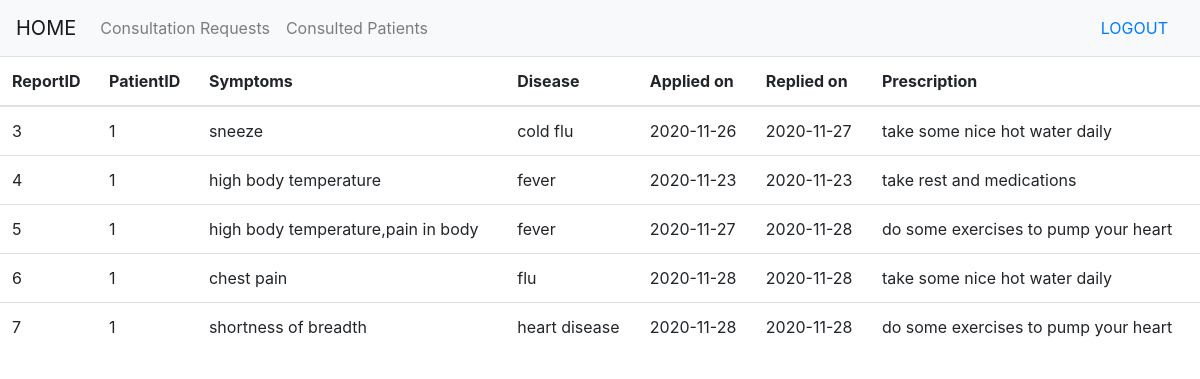
/doctor/consultationReplyList (signed in), run on an earlier commit of the app's database.
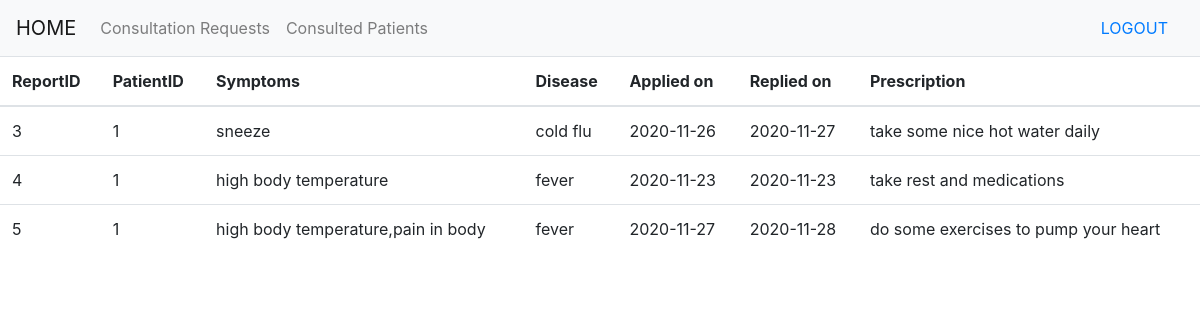
And on a later commit of the database.
### app.py (models this page shows, shortened)
class healthRecord(Base):
    __tablename__='healthRecord'
    hid=Column(Integer,primary_key=True)
    uid=Column(Integer, nullable=False)
    did=Column(Integer,nullable=True)
    symptoms=Column(String(100),nullable=False)
    diseases=Column(String(100),nullable=True)
    consultationdate=Column(Date,nullable=True)
    consultateddate=Column(Date,nullable=True)
    prescription=Column(String(100),nullable=True)
    consultationstatus=Column(String(10))

### app.py (the view, shortened to what this page needs)
@app.route("/doctor/consultationReplyList",methods=["POST","GET"])
def consultationReplyList():
    query1 = dbsession.query(healthRecord).filter(healthRecord.did==session['doctor'],healthRecord.consultationstatus=="seen")
    return render_template("consultationReplyList.html",query=query1)

### templates/consultationReplyList.html
{% extends "doctorBase.html" %}
{% block content %}
<table class="table">
   <thead>
   <tr>
       <th scope="col">ReportID</th>
       <th scope="col">PatientID</th>
       <th scope="col">Symptoms</th>
       <th scope="col">Disease</th>
       <th scope="col">Applied on</th>
       <th scope="col">Replied on</th>
       <th scope="col">Prescription</th>
   </tr>
   </thead>
   <tbody>
   {% for eachRow in query %}
   <tr>
       <td>{{eachRow.hid}}</td>
       <td>{{eachRow.uid}}</td>
       <td>{{eachRow.symptoms}}</td>
       <td>{{eachRow.diseases}}</td>
       <td>{{eachRow.consultationdate}}</td>
       <td>{{eachRow.consultateddate}}</td>
       <td>{{eachRow.prescription}}</td>
   </tr>
   {% endfor %}
</tbody>
</table>
{% endblock %}

What changed in the data, as far as the page shows it:
removed healthRecord: hid "6", uid "1", symptoms "chest pain", diseases "flu", consultationdate "2020-11-28", consultateddate "2020-11-28", prescription "take some nice hot water daily"
removed healthRecord: hid "7", uid "1", symptoms "shortness of breadth", diseases "heart disease", consultationdate "2020-11-28", consultateddate "2020-11-28", prescription "do some exercises to pump your heart"
